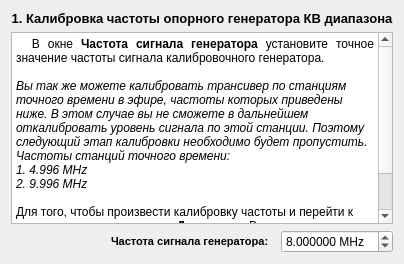
     <widget class="QWidget" name="page_2">
      <layout class="QVBoxLayout" name="verticalLayout_3">
       <item>
        <widget class="QLabel" name="label_2">
         <property name="text">
          <string>&lt;!DOCTYPE HTML PUBLIC &quot;-//W3C//DTD HTML 4.0//EN&quot; &quot;http://www.w3.org/TR/REC-html40/strict.dtd&quot;&gt;
&lt;html&gt;&lt;head&gt;&lt;meta name=&quot;qrichtext&quot; content=&quot;1&quot; /&gt;&lt;style type=&quot;text/css&quot;&gt;
p, li { white-space: pre-wrap; }
&lt;/style&gt;&lt;/head&gt;&lt;body style=&quot; font-family:'MS Shell Dlg 2'; font-size:8.25pt; font-weight:400; font-style:normal;&quot;&gt;
&lt;p align=&quot;center&quot; style=&quot; margin-top:0px; margin-bottom:0px; margin-left:0px; margin-right:0px; -qt-block-indent:0; text-indent:0px;&quot;&gt;&lt;span style=&quot; font-size:10pt; font-weight:600;&quot;&gt;1. Калибровка частоты опорного генератора КВ диапазона&lt;/span&gt;&lt;/p&gt;&lt;/body&gt;&lt;/html&gt;</string>
         </property>
        </widget>
       </item>
       <item>
        <widget class="QTextBrowser" name="textBrowser_2">
         <property name="html">
          <string>&lt;!DOCTYPE HTML PUBLIC &quot;-//W3C//DTD HTML 4.0//EN&quot; &quot;http://www.w3.org/TR/REC-html40/strict.dtd&quot;&gt;
&lt;html&gt;&lt;head&gt;&lt;meta name=&quot;qrichtext&quot; content=&quot;1&quot; /&gt;&lt;style type=&quot;text/css&quot;&gt;
p, li { white-space: pre-wrap; }
&lt;/style&gt;&lt;/head&gt;&lt;body style=&quot; font-family:'MS Shell Dlg 2'; font-size:8.25pt; font-weight:400; font-style:normal;&quot;&gt;
&lt;p align=&quot;justify&quot; style=&quot; margin-top:0px; margin-bottom:0px; margin-left:0px; margin-right:0px; -qt-block-indent:0; text-indent:0px;&quot;&gt;&lt;span style=&quot; font-size:9pt;&quot;&gt;  В окне &lt;/span&gt;&lt;span style=&quot; font-size:9pt; font-weight:600;&quot;&gt;Частота сигнала генератора&lt;/span&gt;&lt;span style=&quot; font-size:9pt;&quot;&gt; установите точное значение частоты сигнала калибровочного генератора.&lt;/span&gt;&lt;/p&gt;
&lt;p style=&quot;-qt-paragraph-type:empty; margin-top:0px; margin-bottom:0px; margin-left:0px; margin-right:0px; -qt-block-indent:0; text-indent:0px; font-size:9pt;&quot;&gt;&lt;/p&gt;
&lt;p style=&quot; margin-top:0px; margin-bottom:0px; margin-left:0px; margin-right:0px; -qt-block-indent:0; text-indent:0px;&quot;&gt;&lt;span style=&quot; font-size:9pt; font-style:italic;&quot;&gt;Вы так же можете калибровать трансивер по станциям точного времени в эфире, частоты которых приведены ниже. В этом случае вы не сможете в дальнейшем откалибровать уровень сигнала по этой станции. Поэтому следующий этап калибровки необходимо будет пропустить. Частоты станций точного времени:&lt;/span&gt;&lt;/p&gt;
&lt;p style=&quot; margin-top:0px; margin-bottom:0px; margin-left:0px; margin-right:0px; -qt-block-indent:0; text-indent:0px;&quot;&gt;&lt;span style=&quot; font-size:9pt; font-style:italic;&quot;&gt;1. 4.996 MHz&lt;/span&gt;&lt;/p&gt;
&lt;p style=&quot; margin-top:0px; margin-bottom:0px; margin-left:0px; margin-right:0px; -qt-block-indent:0; text-indent:0px;&quot;&gt;&lt;span style=&quot; font-size:9pt; font-style:italic;&quot;&gt;2. 9.996 MHz&lt;/span&gt;&lt;/p&gt;
&lt;p style=&quot;-qt-paragraph-type:empty; margin-top:0px; margin-bottom:0px; margin-left:0px; margin-right:0px; -qt-block-indent:0; text-indent:0px; font-size:9pt; font-style:italic;&quot;&gt;&lt;/p&gt;
&lt;p style=&quot; margin-top:0px; margin-bottom:0px; margin-left:0px; margin-right:0px; -qt-block-indent:0; text-indent:0px;&quot;&gt;&lt;span style=&quot; font-size:9pt;&quot;&gt;Для того, чтобы произвести калибровку частоты и перейти к следующему этапу нажмите &lt;/span&gt;&lt;span style=&quot; font-size:9pt; font-weight:600;&quot;&gt;Далее&lt;/span&gt;&lt;span style=&quot; font-size:9pt;&quot;&gt;, если Вы хотите пропустить данный этап, нажмите кнопку &lt;/span&gt;&lt;span style=&quot; font-size:9pt; font-weight:600;&quot;&gt;Пропустить&lt;/span&gt;&lt;span style=&quot; font-size:9pt;&quot;&gt;.&lt;/span&gt;&lt;/p&gt;
&lt;p style=&quot;-qt-paragraph-type:empty; margin-top:0px; margin-bottom:0px; margin-left:0px; margin-right:0px; -qt-block-indent:0; text-indent:0px; font-size:8pt; font-style:italic;&quot;&gt;&lt;/p&gt;
&lt;p style=&quot;-qt-paragraph-type:empty; margin-top:0px; margin-bottom:0px; margin-left:0px; margin-right:0px; -qt-block-indent:0; text-indent:0px; font-size:8pt; font-style:italic;&quot;&gt;&lt;/p&gt;&lt;/body&gt;&lt;/html&gt;</string>
         </property>
        </widget>
       </item>
       <item>
        <layout class="QHBoxLayout" name="horizontalLayout_2">
         <item>
          <spacer name="horizontalSpacer_2">
           <property name="orientation">
            <enum>Qt::Horizontal</enum>
           </property>
           <property name="sizeHint" stdset="0">
            <size>
             <width>40</width>
             <height>20</height>
            </size>
           </property>
          </spacer>
         </item>
         <item>
          <widget class="QLabel" name="label_3">
           <property name="text">
            <string>&lt;!DOCTYPE HTML PUBLIC &quot;-//W3C//DTD HTML 4.0//EN&quot; &quot;http://www.w3.org/TR/REC-html40/strict.dtd&quot;&gt;
&lt;html&gt;&lt;head&gt;&lt;meta name=&quot;qrichtext&quot; content=&quot;1&quot; /&gt;&lt;style type=&quot;text/css&quot;&gt;
p, li { white-space: pre-wrap; }
&lt;/style&gt;&lt;/head&gt;&lt;body style=&quot; font-family:'MS Shell Dlg 2'; font-size:8.25pt; font-weight:400; font-style:normal;&quot;&gt;
&lt;p style=&quot; margin-top:0px; margin-bottom:0px; margin-left:0px; margin-right:0px; -qt-block-indent:0; text-indent:0px;&quot;&gt;&lt;span style=&quot; font-size:8pt; font-weight:600;&quot;&gt;Частота сигнала генератора:  &lt;/span&gt;&lt;/p&gt;&lt;/body&gt;&lt;/html&gt;</string>
           </property>
          </widget>
         </item>
         <item>
          <widget class="QDoubleSpinBox" name="sbFreqHf">
           <property name="suffix">
            <string> MHz</string>
           </property>
           <property name="decimals">
            <number>6</number>
           </property>
           <property name="minimum">
            <double>0.500000000000000</double>
           </property>
           <property name="maximum">
            <double>65.000000000000000</double>
           </property>
           <property name="singleStep">
            <double>0.000010000000000</double>
           </property>
           <property name="value">
            <double>8.000000000000000</double>
           </property>
          </widget>
         </item>
        </layout>
       </item>
      </layout>
     </widget>
